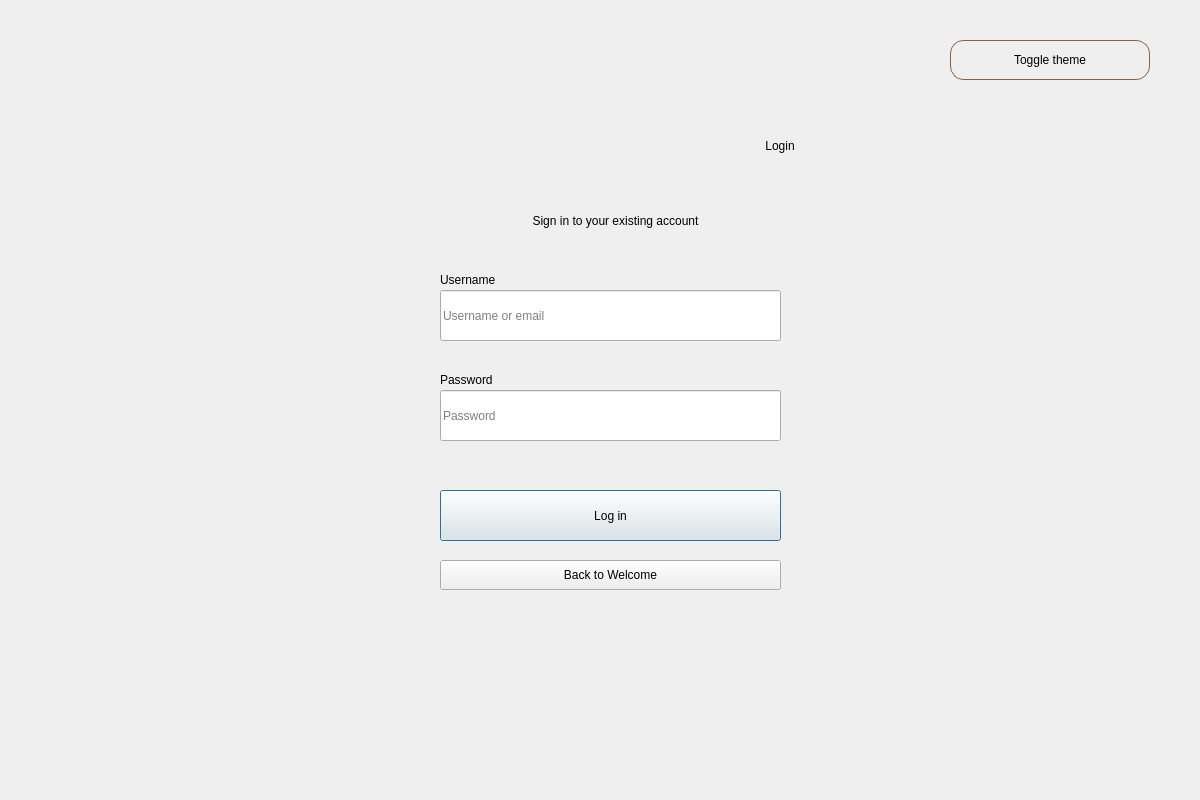
<?xml version="1.0" encoding="UTF-8"?>
<ui version="4.0">
 <class>Dialog</class>
 <widget class="QDialog" name="Dialog">
  <property name="geometry">
   <rect>
    <x>0</x>
    <y>0</y>
    <width>1200</width>
    <height>800</height>
   </rect>
  </property>
  <property name="windowTitle">
   <string>Dialog</string>
  </property>

  <widget class="QWidget" name="bgwidget" native="true">
   <property name="geometry">
    <rect>
     <x>0</x>
     <y>0</y>
     <width>1201</width>
     <height>801</height>
    </rect>
   </property>

   <property name="styleSheet">
    <string notr="true">
QWidget#bgwidget[theme="light"] {
    background-color: qlineargradient(spread:pad,
                                      x1:0, y1:0,
                                      x2:1, y2:1,
                                      stop:0 #DCC7AA,
                                      stop:1 #FFFFFF);
}
QWidget#bgwidget[theme="dark"] {
    background-color: qlineargradient(spread:pad,
                                      x1:0, y1:0,
                                      x2:1, y2:1,
                                      stop:0 #8B5E3C,
                                      stop:1 #F5F1E6);
}

QWidget#bgwidget QLabel {
    font: 11pt "Segoe UI";
}
QWidget#bgwidget[theme="light"] QLabel {
    color: #3A2A20;
}
QWidget#bgwidget[theme="dark"] QLabel {
    color: #F5F1E6;
}

QWidget#bgwidget QLabel#label {
    font: 700 32pt "Segoe UI";
}

QWidget#bgwidget QLabel#error {
    font: 10pt "Segoe UI";
    color: #FF4D4D;
}

QWidget#bgwidget[theme="light"] QLineEdit {
    border-radius: 10px;
    padding: 6px 10px;
    font: 11pt "Segoe UI";
    border: 1px solid #C97B5A;
    background-color: #FFFFFF;
    color: #3A2A20;
}
QWidget#bgwidget[theme="dark"] QLineEdit {
    border-radius: 10px;
    padding: 6px 10px;
    font: 11pt "Segoe UI";
    border: 1px solid #F5F1E6;
    background-color: #8B5E3C;
    color: #F5F1E6;
}
QWidget#bgwidget QLineEdit:focus {
    border: 1px solid #C97B5A;
}

QWidget#bgwidget[theme="light"] QPushButton#login {
    border-radius: 20px;
    font: 600 12pt "Segoe UI";
    padding: 8px 12px;
    border: none;
    background-color: qlineargradient(spread:pad,
                                      x1:0, y1:0,
                                      x2:1, y2:0,
                                      stop:0 #C97B5A,
                                      stop:1 #B06345);
    color: #FFFFFF;
}
QWidget#bgwidget[theme="light"] QPushButton#login:hover {
    background-color: qlineargradient(spread:pad,
                                      x1:0, y1:0,
                                      x2:1, y2:0,
                                      stop:0 #D18764,
                                      stop:1 #BD6D4F);
}
QWidget#bgwidget[theme="light"] QPushButton#login:pressed {
    background-color: qlineargradient(spread:pad,
                                      x1:0, y1:0,
                                      x2:1, y2:0,
                                      stop:0 #A3573C,
                                      stop:1 #8B4731);
}

QWidget#bgwidget[theme="dark"] QPushButton#login {
    border-radius: 20px;
    font: 600 12pt "Segoe UI";
    padding: 8px 12px;
    border: none;
    background-color: qlineargradient(spread:pad,
                                      x1:0, y1:0,
                                      x2:1, y2:0,
                                      stop:0 #8B5E3C,
                                      stop:1 #F5F1E6);
    color: #8B5E3C;
}
QWidget#bgwidget[theme="dark"] QPushButton#login:hover {
    background-color: qlineargradient(spread:pad,
                                      x1:0, y1:0,
                                      x2:1, y2:0,
                                      stop:0 #9C6B45,
                                      stop:1 #F5F1E6);
}
QWidget#bgwidget[theme="dark"] QPushButton#login:pressed {
    background-color: qlineargradient(spread:pad,
                                      x1:0, y1:0,
                                      x2:1, y2:0,
                                      stop:0 #754B30,
                                      stop:1 #E4D7C1);
}

QWidget#bgwidget[theme="light"] QPushButton#backToWelcome {
    background-color: transparent;
    border: none;
    border-radius: 0;
    font: 10pt "Segoe UI";
    padding: 0px;
    text-align: center;
    color: #C97B5A;
    text-decoration: underline;
}
QWidget#bgwidget[theme="dark"] QPushButton#backToWelcome {
    background-color: transparent;
    border: none;
    border-radius: 0;
    font: 10pt "Segoe UI";
    padding: 0px;
    text-align: center;
    color: #F5F1E6;
    text-decoration: underline;
}
QWidget#bgwidget QPushButton#backToWelcome:hover {
    opacity: 0.8;
}

QWidget#bgwidget QPushButton#themeToggle {
    font: 12pt "Segoe UI";
    padding: 6px 12px;
    border-radius: 14px;
    border: 1px solid #8B5E3C;
}

QWidget#bgwidget[theme="light"] QPushButton#themeToggle {
    color: #8B5E3C;
    background-color: rgba(255, 255, 255, 150);
}
QWidget#bgwidget[theme="light"] QPushButton#themeToggle:hover {
    background-color: rgba(255, 255, 255, 200);
}

QWidget#bgwidget[theme="dark"] QPushButton#themeToggle {
    color: #F5F1E6;
    border: 1px solid #F5F1E6;
    background-color: rgba(0, 0, 0, 40);
}
QWidget#bgwidget[theme="dark"] QPushButton#themeToggle:hover {
    background-color: rgba(0, 0, 0, 80);
}
    </string>
   </property>

   <widget class="QLabel" name="label">
    <property name="geometry">
     <rect>
      <x>530</x>
      <y>110</y>
      <width>500</width>
      <height>71</height>
     </rect>
    </property>
    <property name="styleSheet">
     <string notr="true"/>
    </property>
    <property name="text">
     <string>Login</string>
    </property>
    <property name="alignment">
     <set>Qt::AlignCenter</set>
    </property>
   </widget>

   <widget class="QLabel" name="label_2">
    <property name="geometry">
     <rect>
      <x>420</x>
      <y>200</y>
      <width>391</width>
      <height>41</height>
     </rect>
    </property>
    <property name="styleSheet">
     <string notr="true"/>
    </property>
    <property name="text">
     <string>Sign in to your existing account</string>
    </property>
    <property name="alignment">
     <set>Qt::AlignCenter</set>
    </property>
   </widget>

   <widget class="QLineEdit" name="emailfield">
    <property name="geometry">
     <rect>
      <x>440</x>
      <y>290</y>
      <width>341</width>
      <height>51</height>
     </rect>
    </property>
    <property name="styleSheet">
     <string notr="true"/>
    </property>
    <property name="placeholderText">
     <string>Username or email</string>
    </property>
   </widget>

   <widget class="QLineEdit" name="passwordfield">
    <property name="geometry">
     <rect>
      <x>440</x>
      <y>390</y>
      <width>341</width>
      <height>51</height>
     </rect>
    </property>
    <property name="styleSheet">
     <string notr="true"/>
    </property>
    <property name="placeholderText">
     <string>Password</string>
    </property>
   </widget>

   <widget class="QLabel" name="label_3">
    <property name="geometry">
     <rect>
      <x>440</x>
      <y>270</y>
      <width>341</width>
      <height>20</height>
     </rect>
    </property>
    <property name="styleSheet">
     <string notr="true"/>
    </property>
    <property name="text">
     <string>Username</string>
    </property>
   </widget>

   <widget class="QLabel" name="label_4">
    <property name="geometry">
     <rect>
      <x>440</x>
      <y>370</y>
      <width>341</width>
      <height>20</height>
     </rect>
    </property>
    <property name="styleSheet">
     <string notr="true"/>
    </property>
    <property name="text">
     <string>Password</string>
    </property>
   </widget>

   <widget class="QLabel" name="error">
    <property name="geometry">
     <rect>
      <x>440</x>
      <y>456</y>
      <width>341</width>
      <height>20</height>
     </rect>
    </property>
    <property name="styleSheet">
     <string notr="true"/>
    </property>
    <property name="text">
     <string/>
    </property>
   </widget>

   <widget class="QPushButton" name="login">
    <property name="geometry">
     <rect>
      <x>440</x>
      <y>490</y>
      <width>341</width>
      <height>51</height>
     </rect>
    </property>
    <property name="styleSheet">
     <string notr="true"/>
    </property>
    <property name="text">
     <string>Log in</string>
    </property>
   </widget>

   <widget class="QPushButton" name="backToWelcome">
    <property name="geometry">
     <rect>
      <x>440</x>
      <y>560</y>
      <width>341</width>
      <height>30</height>
     </rect>
    </property>
    <property name="styleSheet">
     <string notr="true"/>
    </property>
    <property name="text">
     <string>Back to Welcome</string>
    </property>
   </widget>

    <!-- BETTER THEME TOGGLE BUTTON -->
   <widget class="QPushButton" name="themeToggle">
    <property name="geometry">
     <rect>
      <x>950</x>
      <y>40</y>
      <width>200</width>
      <height>40</height>
     </rect>
    </property>
    <property name="text">
     <string>Toggle theme</string>
    </property>
   </widget>

   <widget class="QLabel" name="messageLabel">
 <property name="geometry">
  <rect>
   <x>430</x>
   <y>260</y>
   <width>391</width>
   <height>41</height>
  </rect>
 </property>
 <property name="text">
  <string></string>
 </property>
 <property name="alignment">
  <set>Qt::AlignCenter</set>
 </property>
 <property name="styleSheet">
  <string notr="true">font: 12pt "Segoe UI"; color: #C97B5A;</string>
 </property>
</widget>

  </widget>
 </widget>
 <resources/>
 <connections/>
</ui>
